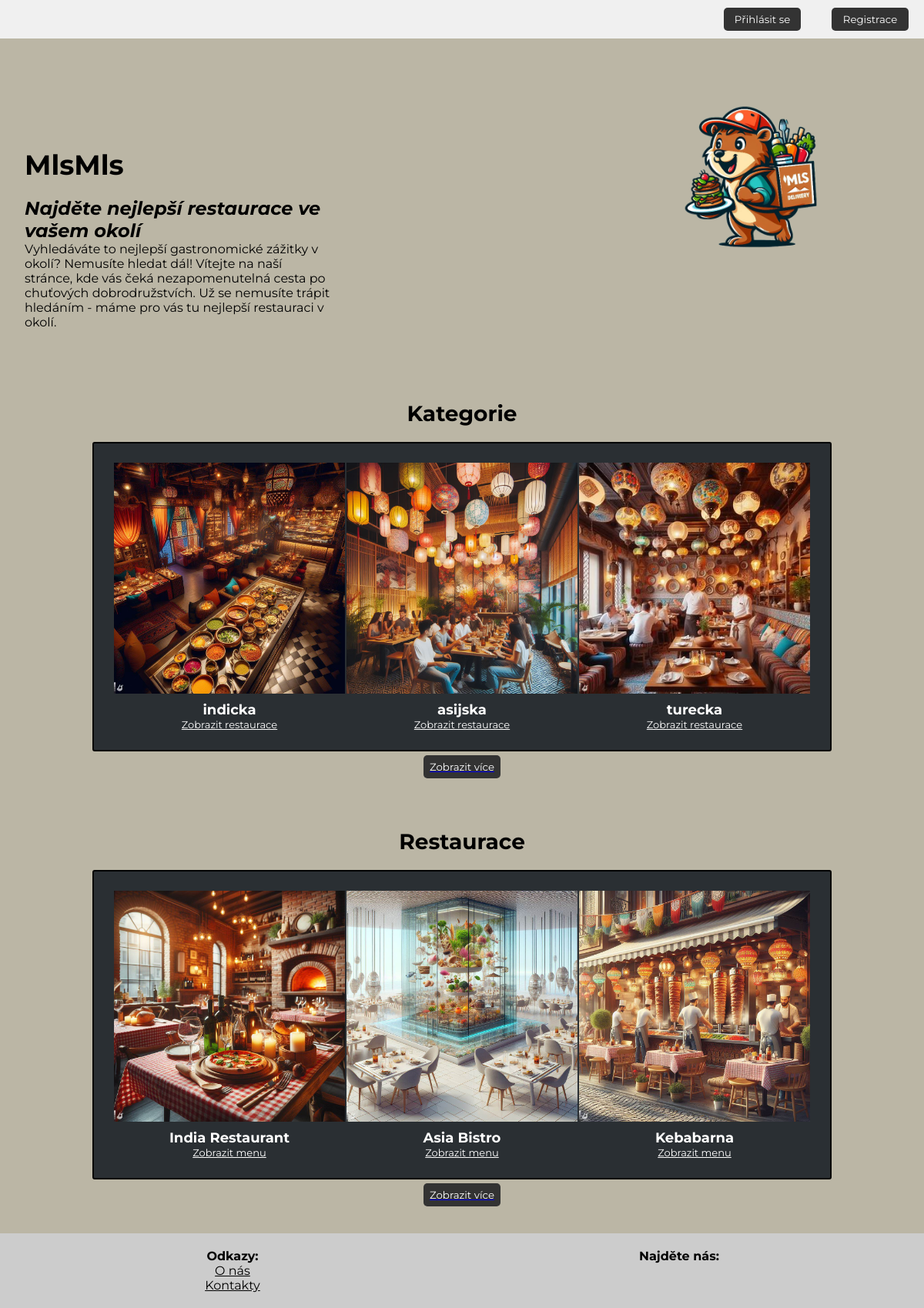
The page / on the database its author committed.
### tables this page shows
CREATE TABLE "restaurace" (
    id_restaurace    INTEGER PRIMARY KEY AUTOINCREMENT,
    typ_restaurace   TEXT NOT NULL,
    nazev_restaurace TEXT NOT NULL,
    adresa           TEXT NOT NULL,
    telefonni_cislo  INTEGER NOT NULL,
    email            TEXT UNIQUE NOT NULL
);

### app.py (the view)
@app.route('/')
def index():
    db = get_db()
    seznam_restauraci = db.execute("SELECT * FROM restaurace LIMIT 3").fetchall()
    obrazky_restauraci = {
        'Asia Bistro' : 'static/rest1.jpg',
        'Kebabarna' : 'static/rest_kebab.jpg',
        'India Restaurant' : 'static/rest2.jpg',
        'India Brno' : 'static/rest3.jpg',
        'Kebab Brno' : 'static/rest4.jpg'
    }
    obrazky_kategorii = {
        'indicka': 'static/indicka.jpg',
        'turecka': 'static/turecka.jpg',
        'asijska': 'static/asijska.jpg',
        'ceska' : 'static/ceska.jpg'
    }
    seznam_kategorii = db.execute("SELECT DISTINCT typ_restaurace FROM restaurace LIMIT 3 ").fetchall()
    uzivatel_prihlasen = session.get('prihlasen', False)
    aktualni_uzivatel = session.get('aktualni_uzivatel', {})
    session['z_vyhledavani'] = False
    je_admin = session.get('je_admin')
    id_posliceka = session.get('id_uzivatele')
    je_poslicek = session.get('je_poslicek')
    vyrizeny_dotaz =  """
        SELECT o.id_objednavky, o.datum_objednani, o.stav, d.adresa
        FROM objednavka o
        JOIN doruceni d ON o.id_objednavky = d.objednavka_id_objednavky
        WHERE o.stav = 'Vyřízena' OR o.stav = 'doručuje se'
        """
    dorucovane_dotaz = """
    SELECT o.id_objednavky, o.datum_objednani, o.stav, d.adresa
    FROM objednavka o
    JOIN doruceni d ON o.id_objednavky = d.objednavka_id_objednavky
    WHERE o.stav = 'doručuje se' AND o.uzivatel_id_uzivatele= ?
    """
    vyrizeny_objednavky = db.execute(vyrizeny_dotaz).fetchall()
    dorucovane_objednavky = db.execute(dorucovane_dotaz, (id_posliceka,)).fetchall()
    objednavky_s_polozkami = []
    for objednavka in vyrizeny_objednavky:
        id_objednavky = objednavka['id_objednavky']
        polozky = db.execute("SELECT p.popis, p.nazev FROM polozky_objednavky po JOIN polozky p ON po.id_polozky = p.id_polozky WHERE po.id_objednavky = ?", (id_objednavky,)).fetchall()
        objednavka_s_polozkami = {
            'id_objednavky': objednavka['id_objednavky'],
            'datum_objednani': objednavka['datum_objednani'],
            'adresa': objednavka['adresa'],
            'stav': objednavka['stav'],
            'polozky': polozky,
            }
        objednavky_s_polozkami.append(objednavka_s_polozkami)
    return render_template('index.html',obrazky_kategorii = obrazky_kategorii, obrazky_restauraci = obrazky_restauraci,uzivatel_prihlasen=uzivatel_prihlasen, aktualni_uzivatel=aktualni_uzivatel, je_poslicek = je_poslicek, je_admin = je_admin, seznam_restauraci = seznam_restauraci, seznam_kategorii = seznam_kategorii, vyrizeny_objednavky = objednavky_s_polozkami, dorucovane_objednavky = dorucovane_objednavky)

### app.py (called while the page is built)
def get_db():
    if 'db' not in g:
        g.db = sqlite3.connect('projekt.db')
        g.db.row_factory = sqlite3.Row
    return g.db

@app.before_request
def before_request():
    get_db()
    session['prihlasen'] = uzivatel_prihlasen()
    session['aktualni_uzivatel'] = aktualni_uzivatel()
    session['je_admin'] = je_admin()
    session['je_poslicek'] = je_poslicek()
    if request.endpoint == 'admin_panel':
        if not je_admin():
            return redirect(url_for('index')) # Přesměruje na index.html, pokud  není admin

@app.teardown_request
def teardown_request(exception):
    close_db()

def je_admin():
    if 'id_uzivatele' in session:
        id_uzivatele = session['id_uzivatele']
        db = get_db()
        result = db.execute("SELECT COUNT(*) FROM role_uzivatel ru JOIN role r ON ru.id_role = r.id_role WHERE ru.id_uzivatele = ? AND r.nazev = 'Admin'", (id_uzivatele,)).fetchone()
        return result[0] > 0  # True, pokud má uživatel roli 'admin', jinak False
    return False  # Žádné ID uživatele v session, takže není admin

def je_poslicek():
    if 'id_uzivatele' in session:
        id_uzivatele = session['id_uzivatele']
        db = get_db()
        result = db.execute("SELECT COUNT(*) FROM role_uzivatel ru JOIN role r ON ru.id_role = r.id_role WHERE ru.id_uzivatele = ? AND r.nazev = 'Poslicek'", (id_uzivatele,)).fetchone()
        return result[0] > 0
    return False

### funkce.py (called while the page is built)
def uzivatel_prihlasen():
    return 'id_uzivatele' in session

def aktualni_uzivatel():
    return {
        'id_uzivatele': session.get('id_uzivatele'),
        'jmeno': session.get('jmeno')
    }

### templates/index.html (shortened to what this page needs)
<!DOCTYPE html>
<html lang="cs">
<head>
    <link rel="stylesheet" type="text/css" href="{{ url_for('static', filename='styly.css') }}">
</head>
<body>
 <header>
   <ul class="menu">
    {% if uzivatel_prihlasen %}
    {% if je_admin %}
    <li>
      <button class="buttonAdmin">
        <a href="/admin_panel">
          <span>Administrace</span>
        </a>
      </button>
    </li>
    {% endif %}
    <li>
      <button class="buttonOdhlasit"><a href="/odhlaseni"><span>Odhlásit se</span></a></button>
    </li>
    <li>
      <button class="buttonKosik"><a href="/kosik"><span>Kosik</span></a></button>
    </li>
    {% else %}
    <li>
        <button class="buttonPrihlasit"><a href="/prihlaseni"><span>Přihlásit se</span></a></button>
    </li>
    <li>
        <button class="buttonRegistrace"><a href="/registrace"><span>Registrace</span></a></button>
    </li>
    {% endif %}
</ul>
 </header>
<div class="jmeno">
</div>
<img src="{{ url_for('static', filename='mls.png') }}" alt="logo" class="logo">
<main>
    <div class="half-width">
        <h1>MlsMls</h1>
        <h2 class="left">Najděte nejlepší restaurace ve vašem okolí</h2>
        <p>Vyhledáváte to nejlepší gastronomické zážitky v okolí?
          Nemusíte hledat dál! Vítejte na naší stránce, kde vás čeká nezapomenutelná cesta po chuťových dobrodružstvích.
          Už se nemusíte trápit hledáním - máme pro vás tu nejlepší restauraci v okolí.</p>
      </div>
</main>
 <section>
    <h3>Kategorie</h3>
    <ul>
      {% for kategorie in seznam_kategorii %}
        <li>
          <img src="{{ obrazky_kategorii[kategorie.typ_restaurace] }}" alt="Kategorie obrazek ">
          <span>{{ kategorie.typ_restaurace }}</span>
          <a href="{{ url_for('moje_restaurace', typ_restaurace=kategorie.typ_restaurace) }}">Zobrazit restaurace</a>
        </li>
      {% endfor %}
    </ul>
    <div class="center-button">
      <button class="buttonZobrazitVse"><a href="{{ url_for('vyhledavani', typ='kategorie')}}"><span>Zobrazit více</span></a></button>
    </div>
 </section>
 <section>
   <h3>Restaurace</h3>
   <ul>
    {% for restaurace in seznam_restauraci %}
     <li><img src="{{ obrazky_restauraci[restaurace.nazev_restaurace]}}"><span>{{ restaurace.nazev_restaurace }}</span><a href="{{ url_for('zobraz_menu', id_restaurace=restaurace.id_restaurace)}}">Zobrazit menu</a>
    </li>
    {% endfor %}
   </ul>
   <div class="center-button">
    <button class="buttonZobrazitVse"><a href="{{ url_for('vyhledavani', typ='restaurace')}}"><span>Zobrazit více</span></a></button>
  </div>
 </section>
 <footer>
    <ul>
      <h4>Odkazy:</h4>
      <li><a href="#">O nás</a></li>
      <li><a href="#">Kontakty</a></li>
    </ul>
   <ul>
      <h4>Najděte nás:</h4>
    </ul>
  </footer>
</body>
</html>

### static/styly.css (style rules this page uses)
* { box-sizing: border-box; margin: 0; padding: 0; font-family: Montserrat; }
body { background-color: #BBB6A5; }
header { display: flex; align-items: center; background-color: #f0f0f0; height: 50px; }
.logo { width: 200px; height: 80px; background-image: url("logo.png"); background-size: cover; }
.menu { display: flex; list-style: none; margin-left: auto; }
.menu li { padding: 10px 20px; }
.menu li a { text-decoration: none; color: #333333; }
h2 { text-align: center; font-weight: bold; font-style: italic; }
main { display: flex; flex-direction: column; align-items: start; margin-top: 40px; padding: 2rem; background-color: #BBB6A5; }
main h1 { font-size: 36px; font-weight: bold; }
main h2 { font-size: 24px; margin-top: 20px; }
section { display: flex; flex-direction: column; align-items: center; margin-top: 60px; }
section h3 { font-size: 28px; font-weight:bold; }
.logo { float: right; width: 220px; margin-right: 115px; height: auto; }
section ul { display:flex; list-style:none; margin-top :20px; padding :10px; border : 2px solid black; width :80%; justify-content :space-around; color:white; font-weight: bold; background-color: #2A2F33; border-radius: 3px; padding: 25px; }
section ul li { display:flex; flex-direction :column; align-items :center; }
section ul li img { width :300px; height :300px; object-fit :cover; }
section ul li span { font-size :18px; margin-top :10px; }
section ul li a { color: white; font-size: small; font-weight: lighter; }
main .half-width { width: 50%; }
.buttonPrihlasit, .buttonRegistrace, .buttonZobrazitVse, .buttonAdmin, .buttonOdhlasit, .buttonKosik { border-radius: 5px; background-color: #333333; width: 100px; height: 30px; padding: 0; border: none; display: flex; justify-content: center; align-items: center; cursor: pointer; transition: background-color 0.3s; }
.buttonPrihlasit span, .buttonRegistrace span, .buttonZobrazitVse span, .buttonAdmin span, .buttonOdhlasit span, .buttonKosik span { color: white; }
.center-button { margin: 5px; }
.left { text-align: left; }
footer { background-color: #cccccc; margin-top: 30px; padding: 20px; display: flex; justify-content:space-around; }
footer ul li a { color: black; }
footer ul h4 { font-weight: bold; }
footer ul { list-style: none; text-align: center; }
.jmeno { text-align: right; padding: 20px 80px; font-size: 25px; font-weight: bold; font-style: oblique; margin-top: 30px; }

### rows shown on the page
restaurace: shows a picture, nazev_restaurace "India Restaurant"
restaurace: shows a picture, nazev_restaurace "Asia Bistro"
restaurace: shows a picture, nazev_restaurace "Kebabarna"

### other values the page prints
{{ kategorie.typ_restaurace }} "indicka" "asijska" "turecka"
